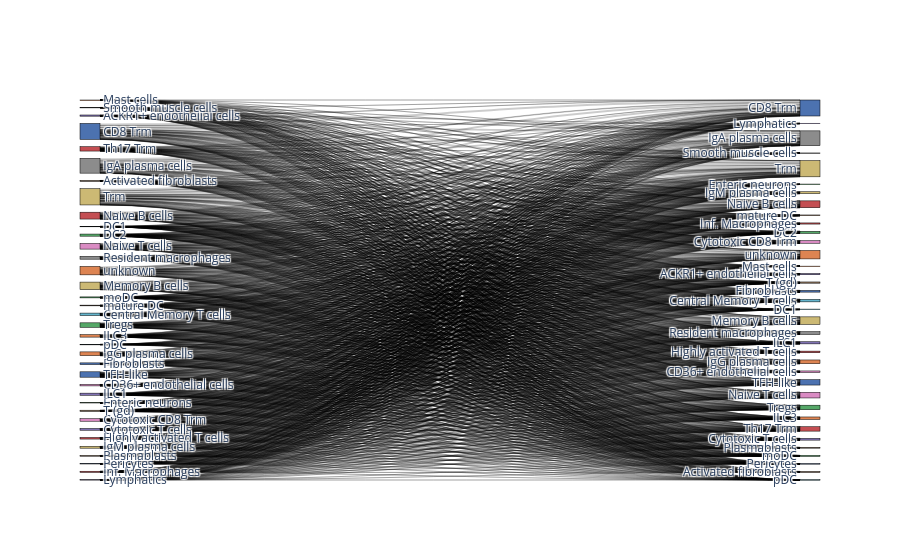
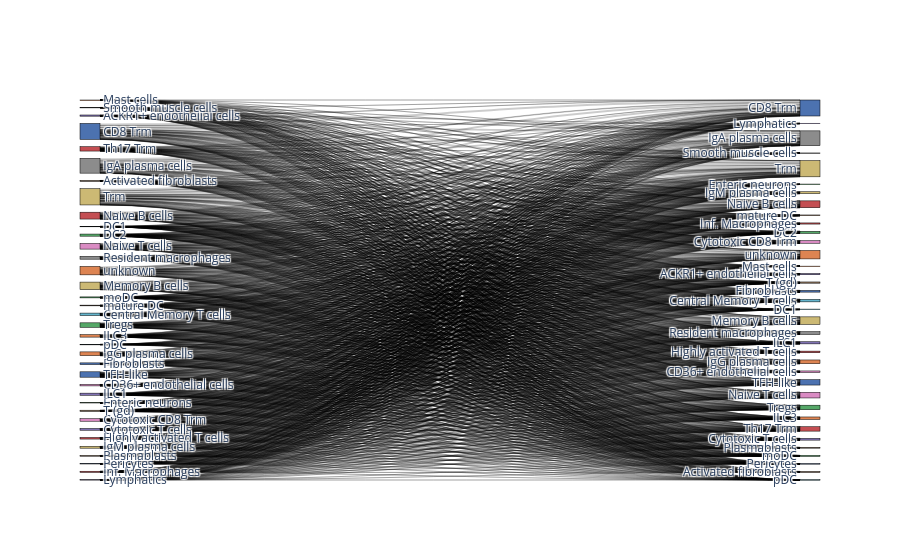

Notebook code cell kept with these figures, in order:
### Code cell
# Compare to random assignment
import random
random.seed(1)
adata_predicted.obs['random_labeling'] = list(adata_predicted.obs[celltype_test].sample(frac=1))

bc.tl.report(
    adata_pred=adata_predicted,
    celltype=celltype_test, 
    method="compare_to_random_" + method, 
    analysis_name=analysis_name,
    train_datasets = adata_trains,
    test_dataset = adata_orig,
    merge = merge,
    name_prediction="random_labeling",
    name_report="compare_to_random_auto_annot", 
    use_raw=use_raw,
    remove_nonshared=True, 
    clustering='leiden', 
    asymmetric_matrix=True, 
    delimiter='\t', 
    verbose=True)

### Figure 1 — Plotly figure (JSON) as saved in the notebook; plotly's stock layout.template omitted (floating-point values rounded to 4 significant figures; data arrays with more than 128 entries replaced by an {"elided": "..."} marker saying what was removed)
{"data": [{"link": {"source": {"elided": "1227 int values"}, "target": {"elided": "1227 int values"}, "value": {"elided": "1227 int values"}}, "node": {"color": ["#8172b3", "#937860", "#4c72b0", "#da8bc3", "#64b5cd", "#da8bc3", "#8172b3", "#64b5cd", "#55a868", "#55a868", "#4c72b0", "#c44e52", "#8172b3", "#dd8452", "#8c8c8c", "#dd8452", "#ccb974", "#c44e52", "#8172b3", "#dd8452", "#ccb974", "#c44e52", "#da8bc3", "#4c72b0", "#937860", "#8c8c8c", "#8c8c8c", "#937860", "#4c72b0", "#c44e52", "#55a868", "#ccb974", "#937860", "#55a868", "#64b5cd", "#dd8452", "#8172b3", "#937860", "#4c72b0", "#da8bc3", "#64b5cd", "#da8bc3", "#8172b3", "#64b5cd", "#55a868", "#55a868", "#4c72b0", "#c44e52", "#8172b3", "#dd8452", "#8c8c8c", "#dd8452", "#ccb974", "#c44e52", "#8172b3", "#dd8452", "#ccb974", "#c44e52", "#da8bc3", "#4c72b0", "#937860", "#8c8c8c", "#8c8c8c", "#937860", "#4c72b0", "#c44e52", "#55a868", "#ccb974", "#937860", "#55a868", "#64b5cd", "#dd8452"], "label": ["ACKR1+ endothelial cells", "Activated fibroblasts", "CD8 Trm", "CD36+ endothelial cells", "Central Memory T cells", "Cytotoxic CD8 Trm", "Cytotoxic T cells", "DC1", "DC2", "Enteric neurons", "Fibroblasts", "Highly activated T cells", "ILC1", "ILC3", "IgA plasma cells", "IgG plasma cells", "IgM plasma cells", "Inf. Macrophages", "Lymphatics", "Mast cells", "Memory B cells", "Naive B cells", "Naive T cells", "Pericytes", "Plasmablasts", "Resident macrophages", "Smooth muscle cells", "T (gd)", "TFH-like", "Th17 Trm", "Tregs", "Trm", "mature DC", "moDC", "pDC", "unknown", "ACKR1+ endothelial cells", "Activated fibroblasts", "CD8 Trm", "CD36+ endothelial cells", "Central Memory T cells", "Cytotoxic CD8 Trm", "Cytotoxic T cells", "DC1", "DC2", "Enteric neurons", "Fibroblasts", "Highly activated T cells", "ILC1", "ILC3", "IgA plasma cells", "IgG plasma cells", "IgM plasma cells", "Inf. Macrophages", "Lymphatics", "Mast cells", "Memory B cells", "Naive B cells", "Naive T cells", "Pericytes", "Plasmablasts", "Resident macrophages", "Smooth muscle cells", "T (gd)", "TFH-like", "Th17 Trm", "Tregs", "Trm", "mature DC", "moDC", "pDC", "unknown"], "line": {"color": "black", "width": 0.5}, "pad": 15, "thickness": 20}, "type": "sankey"}], "layout": {}}

### Figure 2 — Plotly figure (JSON) as saved in the notebook; plotly's stock layout.template omitted (floating-point values rounded to 4 significant figures; data arrays with more than 128 entries replaced by an {"elided": "..."} marker saying what was removed)
{"data": [{"link": {"source": {"elided": "1227 int values"}, "target": {"elided": "1227 int values"}, "value": {"elided": "1227 int values"}}, "node": {"color": ["#8172b3", "#937860", "#4c72b0", "#da8bc3", "#64b5cd", "#da8bc3", "#8172b3", "#64b5cd", "#55a868", "#55a868", "#4c72b0", "#c44e52", "#8172b3", "#dd8452", "#8c8c8c", "#dd8452", "#ccb974", "#c44e52", "#8172b3", "#dd8452", "#ccb974", "#c44e52", "#da8bc3", "#4c72b0", "#937860", "#8c8c8c", "#8c8c8c", "#937860", "#4c72b0", "#c44e52", "#55a868", "#ccb974", "#937860", "#55a868", "#64b5cd", "#dd8452", "#8172b3", "#937860", "#4c72b0", "#da8bc3", "#64b5cd", "#da8bc3", "#8172b3", "#64b5cd", "#55a868", "#55a868", "#4c72b0", "#c44e52", "#8172b3", "#dd8452", "#8c8c8c", "#dd8452", "#ccb974", "#c44e52", "#8172b3", "#dd8452", "#ccb974", "#c44e52", "#da8bc3", "#4c72b0", "#937860", "#8c8c8c", "#8c8c8c", "#937860", "#4c72b0", "#c44e52", "#55a868", "#ccb974", "#937860", "#55a868", "#64b5cd", "#dd8452"], "label": ["ACKR1+ endothelial cells", "Activated fibroblasts", "CD8 Trm", "CD36+ endothelial cells", "Central Memory T cells", "Cytotoxic CD8 Trm", "Cytotoxic T cells", "DC1", "DC2", "Enteric neurons", "Fibroblasts", "Highly activated T cells", "ILC1", "ILC3", "IgA plasma cells", "IgG plasma cells", "IgM plasma cells", "Inf. Macrophages", "Lymphatics", "Mast cells", "Memory B cells", "Naive B cells", "Naive T cells", "Pericytes", "Plasmablasts", "Resident macrophages", "Smooth muscle cells", "T (gd)", "TFH-like", "Th17 Trm", "Tregs", "Trm", "mature DC", "moDC", "pDC", "unknown", "ACKR1+ endothelial cells", "Activated fibroblasts", "CD8 Trm", "CD36+ endothelial cells", "Central Memory T cells", "Cytotoxic CD8 Trm", "Cytotoxic T cells", "DC1", "DC2", "Enteric neurons", "Fibroblasts", "Highly activated T cells", "ILC1", "ILC3", "IgA plasma cells", "IgG plasma cells", "IgM plasma cells", "Inf. Macrophages", "Lymphatics", "Mast cells", "Memory B cells", "Naive B cells", "Naive T cells", "Pericytes", "Plasmablasts", "Resident macrophages", "Smooth muscle cells", "T (gd)", "TFH-like", "Th17 Trm", "Tregs", "Trm", "mature DC", "moDC", "pDC", "unknown"], "line": {"color": "black", "width": 0.5}, "pad": 15, "thickness": 20}, "type": "sankey"}], "layout": {}}
